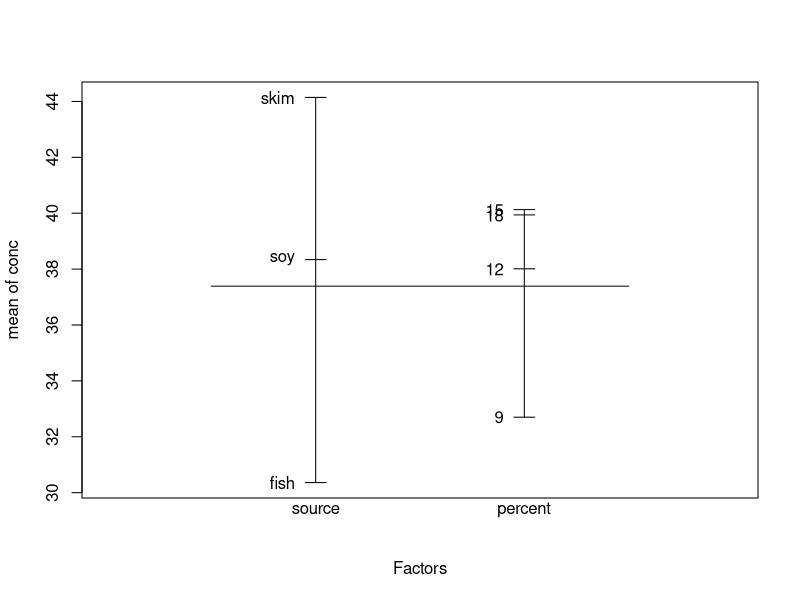
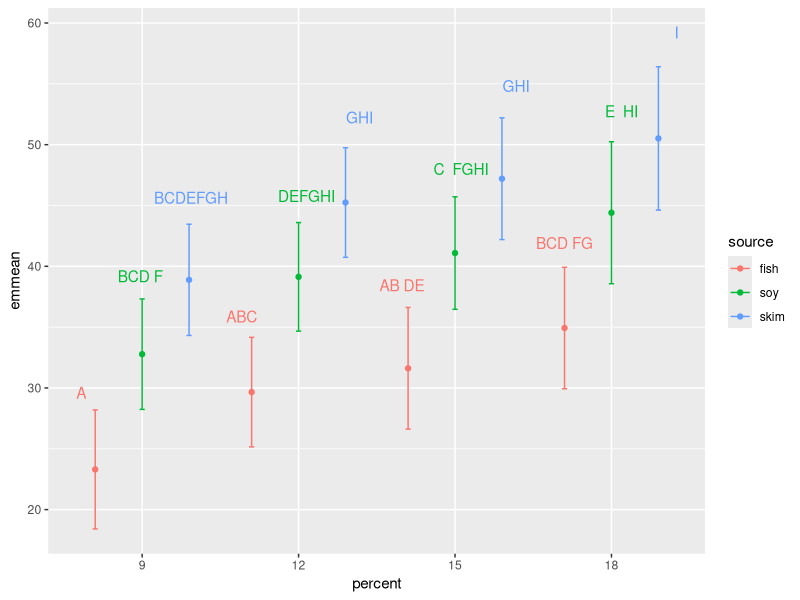

Source code (R) for these figures, in order:
## ---- chunk 1
library(emmeans)
library(ggplot2)
library(multcomp)
data(pigs)
pigs$percent <- factor(pigs$percent)
## ---- chunk 2
plot.design(pigs)
## ---- chunk 3
pigs.lm <- lm(conc ~ source + percent, data = pigs)
car::Anova(pigs.lm)
## ---- chunk 4
pigs.emm <- emmeans(pigs.lm, c("percent", "source"))
pigs.emm
## ---- chunk 5
multcomp::cld(pigs.emm, Letters = LETTERS)
## ---- chunk 6
cld_df <- multcomp::cld(pigs.emm, Letters = LETTERS)
names(cld_df)
## ---- chunk 7
ggplot(cld_df) +
  aes(x = percent, y = emmean, color = source) +
  geom_point(position = position_dodge(width = 0.9)) +
  geom_errorbar(mapping = aes(ymin = lower.CL, ymax = upper.CL), 
                              position = position_dodge(width = 0.9),
                width = 0.1) +
  geom_text(mapping = aes(label = .group, y = upper.CL * 1.05), 
            position = position_dodge(width = 0.9), 
            show.legend = F)
## ---- chunk 8
pairs(pigs.emm, by = "source")
pairs(pigs.emm, by = "percent")
